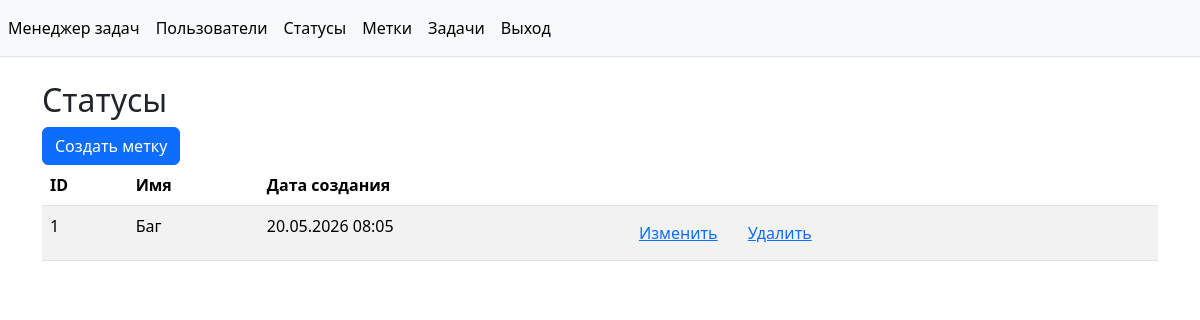
The app's page /labels/ (signed in), older data.
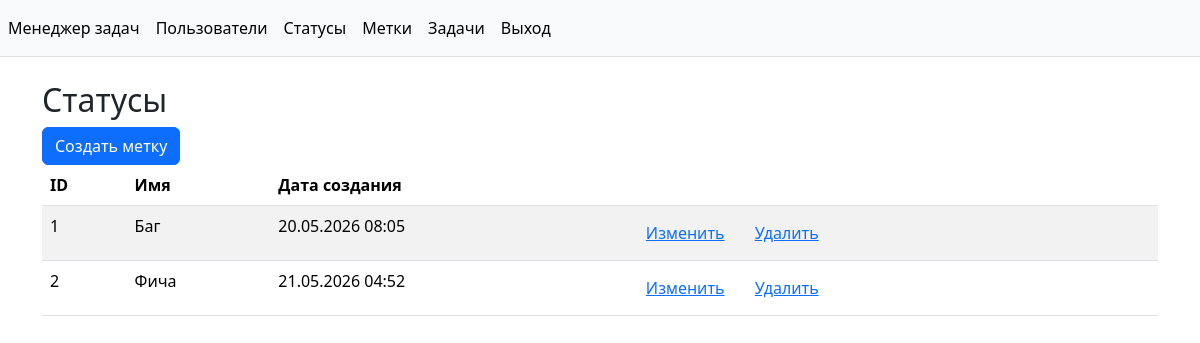
The same page, newer data.
### task_manager/labels/models.py (models this page shows, shortened)
class Label(models.Model):
    name = models.CharField(
        max_length=100,
        unique=True,
        verbose_name='Имя',
        error_messages={
            'unique': 'Метка с таким именем уже существует',
        }
    )
    created_at = models.DateTimeField(
        auto_now_add=True,
        verbose_name='Дата создания')

### task_manager/labels/views.py (the view)
# urls.py: path('', views.LabelListView.as_view(), name='labels_list'),
class LabelListView(LoginRequiredMixin, View):
    def get(self, request, *args, **kwargs):
        labels = Label.objects.all()
        return render(
            request,
            'labels/list.html',
            context={
                'labels': labels
            }
        )

### task_manager/labels/templates/labels/list.html
{% extends 'base.html' %}
{% load django_bootstrap5 %}
{% block content %}
<div class="container mt-4">
    <h2>Статусы</h2>
    <a href="{% url 'labels_create' %}" class="btn btn-primary">Создать метку</a>
    <table class="table table-striped">
        <thead>
            <tr>
                <th>ID</th>
                <th>Имя</th>
                <th>Дата создания</th>
                <th></th>
            </tr>
        </thead>
        <tbody>
            {% for label in labels %}
            <tr>
                <td>{{label.id}}</td>
                <td>{{label.name}}</td>
                <td>{{label.created_at|date:"d.m.Y H:i"}}</td>
                <td>
                    <a href="{% url 'labels_update' label.id %}" class="btn btn-link btn-primary">Изменить</a>
                    <a href="{% url 'labels_delete' label.id %}" class="btn btn-link btn-primary">Удалить</a>
                </td>
            </tr>
            {% endfor %}
        </tbody>
    </table>
{% endblock %}

Row changes from the older to the newer data that the page shows:
added Label: id "2", name "Фича", created_at "21.05.2026 04:52"
